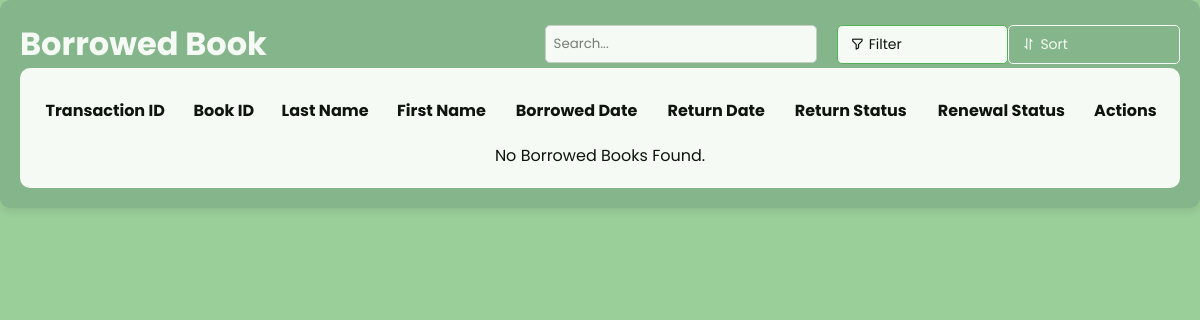
Before: /borrowedbook.php with the older database file.
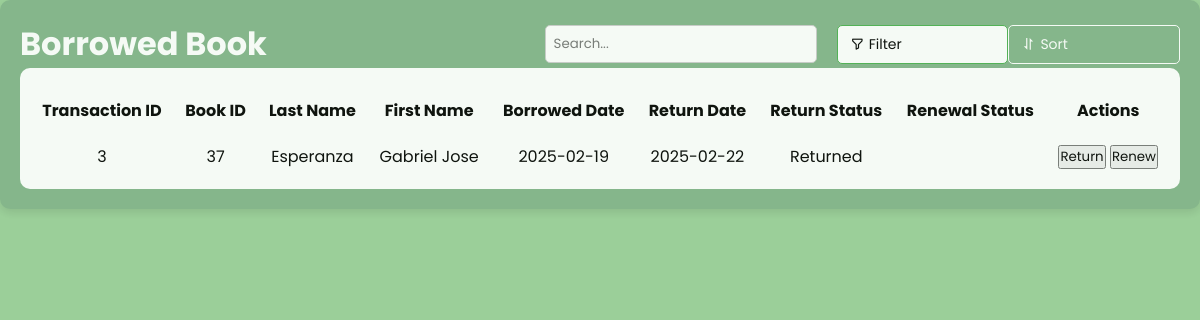
After: the same page with the newer database file.
### tables this page shows
CREATE TABLE `borrowed_books` (
  `transaction_id` int(11) NOT NULL,
  `book_id` int(11) DEFAULT NULL,
  `user_id` int(11) DEFAULT NULL,
  `borrowed_date` date DEFAULT NULL,
  `due_date` date DEFAULT NULL,
  `return_date` date DEFAULT NULL,
  `return_status` enum('Returned','Overdue','Pending') DEFAULT 'Pending',
  `renewal_status` enum('Yes','No') DEFAULT 'No'
);

CREATE TABLE `user` (
  `user_id` int(11) NOT NULL COMMENT 'Unique ID for each user.',
  `student_id` varchar(255) NOT NULL COMMENT 'Student ID "03-2324-xxxxxx"',
  `first_name` varchar(255) NOT NULL,
  `last_name` varchar(255) NOT NULL,
  `password` varchar(255) NOT NULL,
  `phinmaed_email` varchar(255) NOT NULL COMMENT 'PHINMA EMAIL',
  `year_level` varchar(255) NOT NULL,
  `department` varchar(100) NOT NULL COMMENT 'Course',
  `created_at` timestamp NOT NULL DEFAULT current_timestamp() ON UPDATE current_timestamp() COMMENT 'Registration date',
  `contact_number` bigint(15) NOT NULL COMMENT 'contact number',
  `status` tinyint(1) NOT NULL DEFAULT 1
);

### borrowedbook.php (the view, shortened to what this page needs)
<?php include 'db_config.php'; ?>
<!DOCTYPE html>
<html lang="en">
<head>
    <link rel="stylesheet" href="borrowedbook.css">
    <link href='https://unpkg.com/boxicons@2.1.1/css/boxicons.min.css' rel='stylesheet'>
</head>
<body>
<div class="container3">
    <div class="search-sort">
        <h1>Borrowed Book</h1>
        <input type="text" id="search" placeholder="Search...">
        <button class="filter-btn"><i class='bx bx-filter-alt'></i> Filter</button>
        <button class="sort-btn"><i class='bx bx-sort'></i> Sort</button>
    </div>
    <div class="table-container4">
        <table>
            <thead>
                <tr>
                    <th>Transaction ID</th>
                    <th>Book ID</th>
                    <th>Last Name</th>
                    <th>First Name</th>
                    <th>Borrowed Date</th>
                    <th>Return Date</th>
                    <th>Return Status</th>
                    <th>Renewal Status</th>
                    <th>Actions</th>
                </tr>
            </thead>
            <tbody>
                <?php
                $query = "SELECT borrowed_books.transaction_id, borrowed_books.book_id, user.last_name, user.first_name,
                                 borrowed_books.borrowed_date, borrowed_books.return_date, borrowed_books.return_status, borrowed_books.renewal_status
                          FROM borrowed_books
                          INNER JOIN user ON borrowed_books.user_id = user.user_id
                          ORDER BY borrowed_books.borrowed_date DESC";
                $result = $conn->query($query);
                if ($result->num_rows > 0) {
                    while ($row = $result->fetch_assoc()) {
                        echo "<tr>
                                <td>{$row['transaction_id']}</td>
                                <td>{$row['book_id']}</td>
                                <td>{$row['last_name']}</td>
                                <td>{$row['first_name']}</td>
                                <td>{$row['borrowed_date']}</td>
                                <td>{$row['return_date']}</td>
                                <td>{$row['return_status']}</td>
                                <td>{$row['renewal_status']}</td>
                                <td>
                                    <button class='return-btn' data-id='{$row['transaction_id']}'>Return</button>
                                    <button class='renew-btn' data-id='{$row['transaction_id']}'>Renew</button>
                                </td>
                              </tr>";
                    }
                } else {
                    echo "<tr><td colspan='9'>No Borrowed Books Found.</td></tr>";
                }
                ?>
            </tbody>
        </table>
    </div>
</div>
</body>
</html>

Changed rows visible on the page:
added borrowed_books: transaction_id "3", book "37", user.last_name "Esperanza", user.first_name "Gabriel Jose", borrowed_date "2025-02-19", return_date "2025-02-22", return_status "Returned"
Other visible differences:
text no longer shown: "No Borrowed Books Found."
